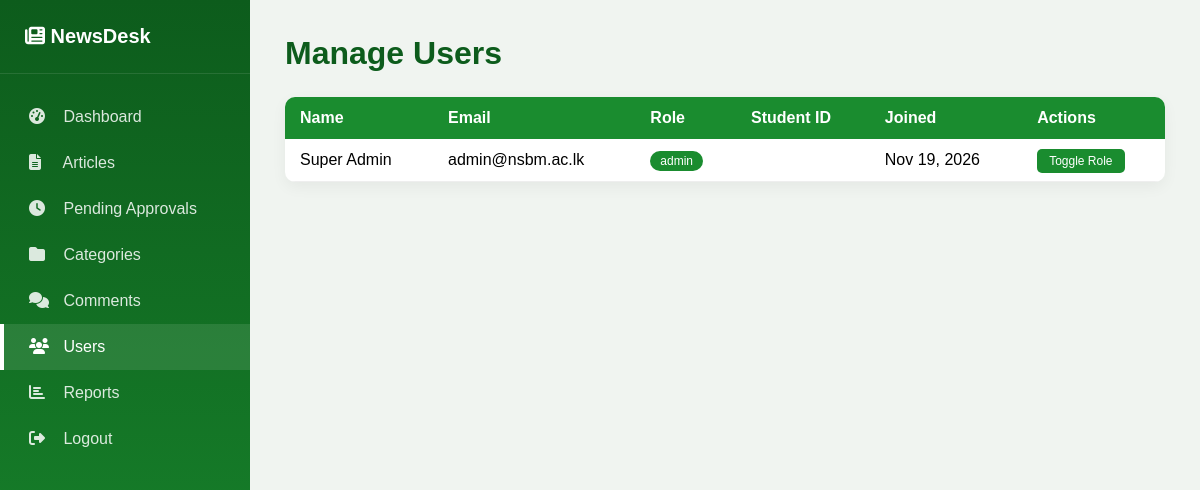
/Admin/manage_users.php (signed in), run on the app's committed database.
### tables this page shows
CREATE TABLE users (
    user_id INT AUTO_INCREMENT PRIMARY KEY,
    full_name VARCHAR(100) NOT NULL,
    email VARCHAR(100) UNIQUE NOT NULL,
    password VARCHAR(255) NOT NULL,
    role ENUM('admin','student') DEFAULT 'student',
    student_id VARCHAR(20),
    faculty VARCHAR(100),
    profile_pic VARCHAR(255) DEFAULT 'default.png',
    created_at TIMESTAMP DEFAULT CURRENT_TIMESTAMP
);

### Admin/manage_users.php (the view, shortened to what this page needs)
<?php
require_once '../includes/db_connect.php';
$users = $pdo->query("SELECT * FROM users ORDER BY created_at DESC")->fetchAll();
?>
<!DOCTYPE html>
<html>
<head>
    <link rel="stylesheet" href="https://cdnjs.cloudflare.com/ajax/libs/font-awesome/6.4.0/css/all.min.css">
    <link rel="stylesheet" href="../assets/css/admin.css">
</head>
<body>
<div class="admin-wrapper">
    <?php include 'sidebar.php'; ?>
    <main class="admin-main">
        <h1>Manage Users</h1>
        <table class="admin-table">
            <thead><tr><th>Name</th><th>Email</th><th>Role</th><th>Student ID</th><th>Joined</th><th>Actions</th></tr></thead>
            <tbody>
                <?php foreach($users as $u): ?>
                <tr>
                    <td><?= htmlspecialchars($u['full_name']) ?></td>
                    <td><?= htmlspecialchars($u['email']) ?></td>
                    <td><span style="background:<?= $u['role']=='admin'?'#1a8c2f':'#2196f3' ?>;color:white;padding:3px 10px;border-radius:10px;font-size:12px;"><?= $u['role'] ?></span></td>
                    <td><?= $u['student_id'] ?></td>
                    <td><?= date('M d, Y', strtotime($u['created_at'])) ?></td>
                    <td>
                        <a href="?toggle_role=<?= $u['user_id'] ?>" class="btn-approve">Toggle Role</a>
                    </td>
                </tr>
                <?php endforeach; ?>
            </tbody>
        </table>
    </main>
</div>
</body>
</html>

### assets/css/admin.css (style rules this page uses)
* { margin:0; padding:0; box-sizing:border-box; }
body { font-family:'Poppins',sans-serif; background:#f0f4f0; }
.admin-wrapper { display:flex; min-height:100vh; }
.admin-main { flex:1; padding:35px; }
.admin-main h1 { color:#0d5c1c; margin-bottom:25px; }
.admin-table { width:100%; background:white; border-radius:10px; overflow:hidden; box-shadow:0 5px 15px rgba(0,0,0,0.05); margin-top:20px; border-collapse: collapse; }
.admin-table th { background:#1a8c2f; color:white; padding:12px 15px; text-align:left; }
.admin-table td { padding:12px 15px; border-bottom:1px solid #eee; }
.btn-approve, .btn-reject { padding:5px 12px; border:none; border-radius:5px; cursor:pointer; color:white; text-decoration:none; font-size:12px; }
.btn-approve { background:#1a8c2f; }

### data on the page
users: full_name "Super Admin", email "admin@nsbm.ac.lk", role "admin", created_at "Nov 19, 2026"
